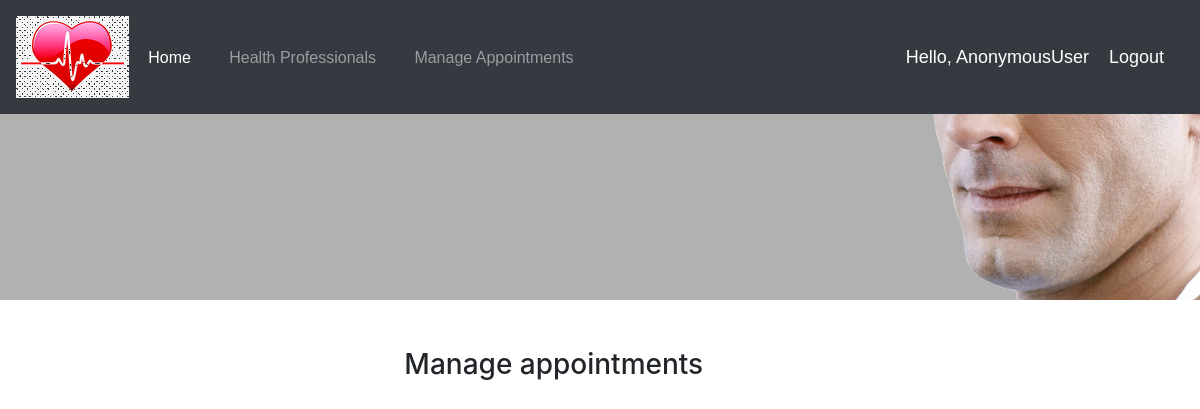
The page /manage-appointments/ on the database as committed earlier.
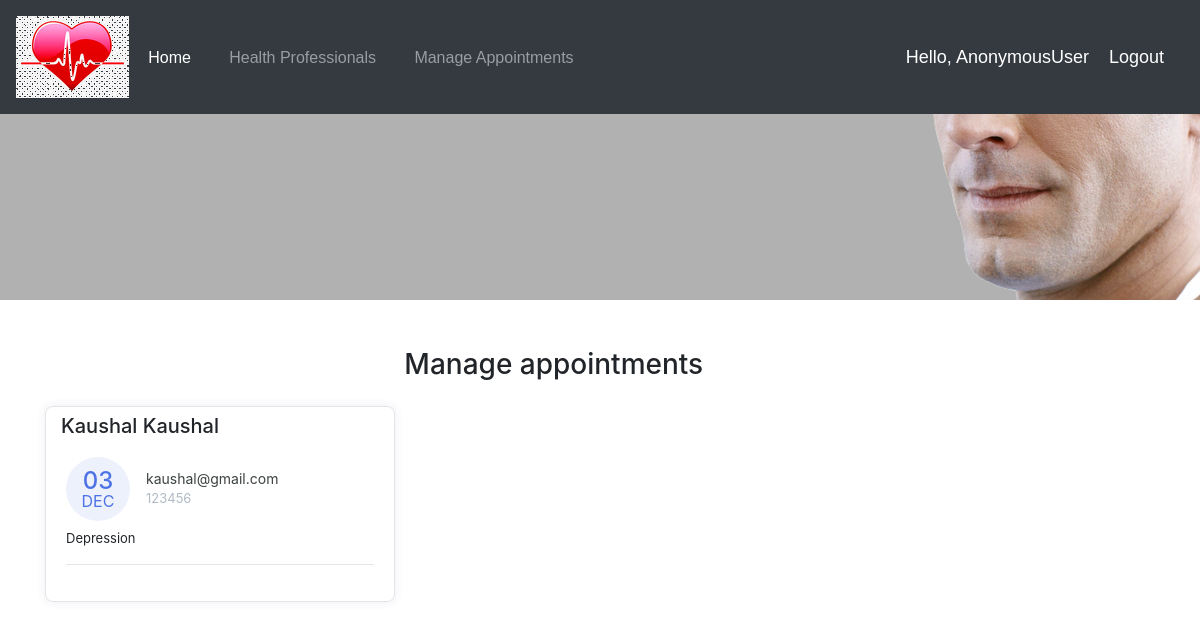
The same page on the database as committed later.
### features/models.py (models this page shows, shortened)
class Appointment(models.Model):
    first_name = models.CharField(max_length=50, null=True)
    last_name = models.CharField(max_length=50, null=True)
    email = models.CharField(max_length=50, null=True)
    phone = models.CharField(max_length=50, null=True)
    request = models.TextField(blank=True)
    sent_date = models.DateField(auto_now_add=True, null=True)
    accepted = models.BooleanField(default=False)
    accepted_date = models.DateField(auto_now_add=False, null=True, blank=True)
    class Meta:
        ordering = ["-sent_date"]

### features/views.py (the view, shortened to what this page needs)
# urls.py: path('manage-appointments/', ManageAppointmentTemplateView.as_view(), name='manage'),
class ManageAppointmentTemplateView(ListView):
    template_name = "manage-appointments.html"
    model = Appointment
    context_object_name = "appointments"
    login_required = True
    paginate_by = 3
    def get_context_data(self, *args, **kwargs):
        context = super().get_context_data(*args, **kwargs)
        appointments = Appointment.objects.all()
        context.update({
            "title": "Manage Appointments"
        })
        return context

### features/templates/manage-appointments.html (shortened to what this page needs)
{% extends 'base.html' %}
{% block content %}
    <div class="container mt-5">
        <div class="col-11 text-center mt-4 mb-4">
            <h3>
                Manage appointments
            </h3>
        </div>
        <div class="row">
        {% for app in appointments %}
            <div class="col-lg-4">
                <div class="card card-margin">
                    <div class="card-header no-border">
                        <h5 class="card-title">{{app.first_name}} {{app.last_name}}</h5>
                    </div>
                    <div class="card-body pt-0">
                        <div class="widget-49">
                            <div class="widget-49-title-wrapper">
                                <div class="widget-49-date-primary">
                                    <span class="widget-49-date-day">{{app.sent_date|date:"d"}}</span>
                                    <span class="widget-49-date-month">{{app.sent_date|date:"M"}}</span>
                                </div>
                                <div class="widget-49-meeting-info">
                                    <span class="widget-49-pro-title">{{app.email}}</span>
                                    <span class="widget-49-meeting-time">{{app.phone}}</span>
                                </div>
                            </div>
                            <div class="widget-49-meeting-points">
                                <span>{{app.request}}</span>
                            </div>
                            <hr class="w-100">
                        </div>
                    </div>
                </div>
            </div>
        {% endfor %}
        </div>
{% endblock content %}

### features/templates/base.html (shortened to what this page needs)
{% load static %}
<!DOCTYPE html>
<html lang="en">
<head>
  <link href="{% static 'css/bootstrap.min.css' %}" rel="stylesheet">
  <link rel="stylesheet" href="https://cdnjs.cloudflare.com/ajax/libs/font-awesome/5.15.3/css/all.min.css" />
  <link rel="stylesheet" href="{% static 'css/styles.css' %}" />
</head>
<body>
  <div class="header" style="
  background: rgb(177, 177, 177) url('../static/images/header.png') no-repeat fixed center
  {% if "appointment" in request.path %}
  max-height:300px!important;min-height:300px!important;
  {% endif %}
  ">
  {% include 'navigation.html' %}
</div>
    {% block content %}{% endblock content %}
</body>
</html>

### features/templates/navigation.html (shortened to what this page needs)
{% load static %}
<nav class="navbar navbar-expand-lg navbar-dark bg-dark">
  <img src ="{% static 'images/logo.png' %}">
  <div class="collapse navbar-collapse" id="navbarNav">
    <ul class="navbar-nav">
      <li class="nav-item active">
        <a class="nav-link" href="{% url 'dashboard' %}">Home</a>
      </li>
      <li class="nav-item">
        <a class="nav-link" href="{% url 'available' %}">Health Professionals</a>
      </li>
      <li class="nav-item">
        <a class="nav-link" href="{% url 'manage' %}">Manage Appointments</a>
      </li>
    </ul>
   </div>
  <span class="hello-msg">Hello, {{request.user}}</span>
  <span ><a  class="hello-msg" href="{% url 'logout' %}">Logout</a></span>
</nav>

### static/css/styles.css (style rules this page uses)
.header { background: rgb(177, 177, 177) url("img/header.png") no-repeat fixed center; min-height: 1000px; font-family:'Source Sans Pro', sans-serif; }
@media (min-width:768px) { .header { padding-bottom:120px; } }
.header .navbar { background:transparent; padding-top:.75rem; padding-bottom:.75rem; color:#fff; border-radius:0; box-shadow:none; border:none; }
@media (min-width:768px) { .header .navbar { padding-top:1rem; padding-bottom:1rem; } }
.header .navbar .navbar-collapse { border-top:1px solid rgba(255,255,255,0.3); margin-top:.5rem; }
@media (min-width:768px) { .header .navbar .navbar-collapse { border-color:transparent; margin:0; } }
@media (min-width: 768px) { .header .navbar-nav .nav-link { padding-left:.7rem; padding-right:.7rem; } }
@media (min-width: 992px) { .header .navbar-nav .nav-link { padding-left:1.2rem; padding-right:1.2rem; } }
@media (min-width: 768px) { .navbar-nav>li>a { padding-top: 10px; padding-bottom: 10px; } }

### features/templates/navigation.html (style rules this page uses)
.hello-msg { font-size: 18px; color: #fff; margin-right: 20px; }

Rows that differ between the two databases and show on the page:
added Appointment: first_name "Kaushal", last_name "Kaushal", sent_date "03", sent_date "DEC", email "kaushal@gmail.com", phone "123456", request "Depression"
